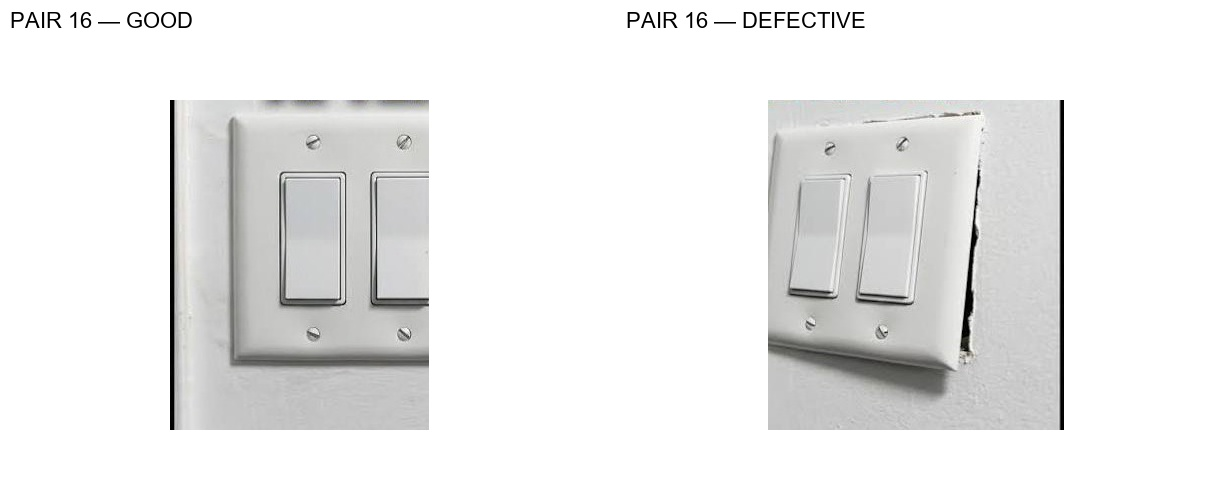
#> input picture data/audit_pairs_1_5.jpg, 1216 x 501 px
$ python -i evaluate_crack_candidates.py   (imports and definitions only)
#> lines starting #> are read from the running program, lines starting #| are printed output that depends on the picture; after the words box and inside, x2 and y2 are one past the last pixel; in counts of white or black regions, pixels touching at a corner belong together
#> further down, picture is the input picture: shape (501, 1216, 3); mean B, G, R 235.1, 235.5, 235.5

from pathlib import Path
import cv2
import numpy as np

from main import read_image

BASE = Path(__file__).resolve().parent.parent
DEFECTIVE = BASE / "data" / "validation" / "defective"
GOOD = BASE / "data" / "validation" / "good"
OUT = BASE / "data" / "crack_candidates"
# [1 line not run here, left out]


def detect_line_candidates(image):
    gray = cv2.cvtColor(image, cv2.COLOR_BGR2GRAY)

    # Improve local contrast before looking for dark line-like features.
    gray = cv2.createCLAHE(
        clipLimit=2.0, tileGridSize=(8, 8)
    ).apply(gray)
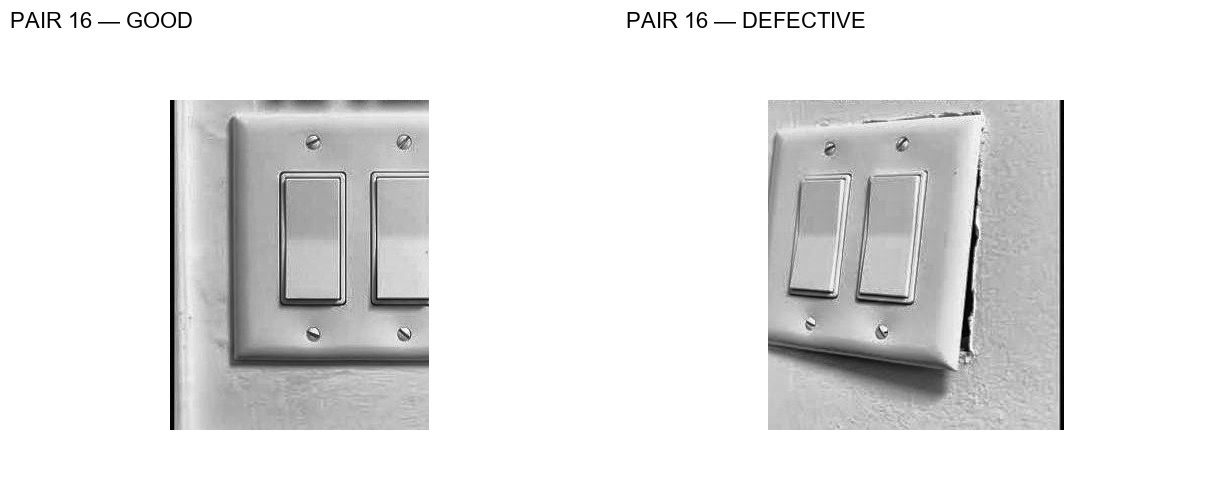
#> gray: shape (501, 1216); min 1, max 255, mean 229.9

    responses = []

    # Detect narrow dark features in horizontal, vertical and diagonal directions.
    for length, width in [(11, 3), (17, 3), (25, 3), (3, 11), (3, 17)]:
        kernel = cv2.getStructuringElement(
            cv2.MORPH_RECT, (length, width)
        )
        response = cv2.morphologyEx(
            gray, cv2.MORPH_BLACKHAT, kernel
        )
        responses.append(response)
#> this loop made 5 passes
#> pass 1, in detect_line_candidates, `response = cv2.morphologyEx( gray, cv2.MORPH_BLACKHAT, kernel )`:
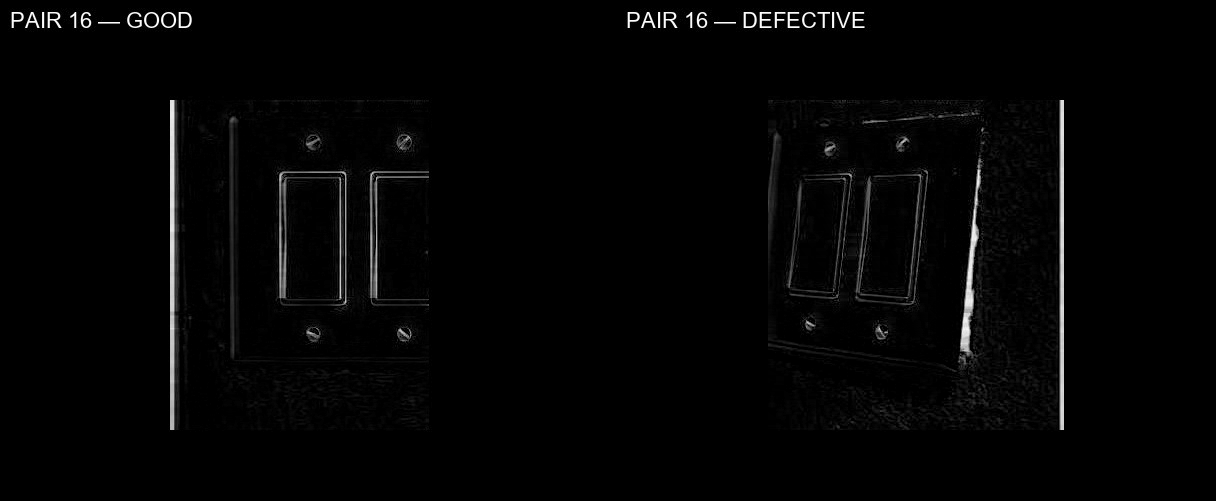
#> response: shape (501, 1216); min 0, max 253, mean 4.2
#> after the loop, responses = 5 items

    combined = np.maximum.reduce(responses)
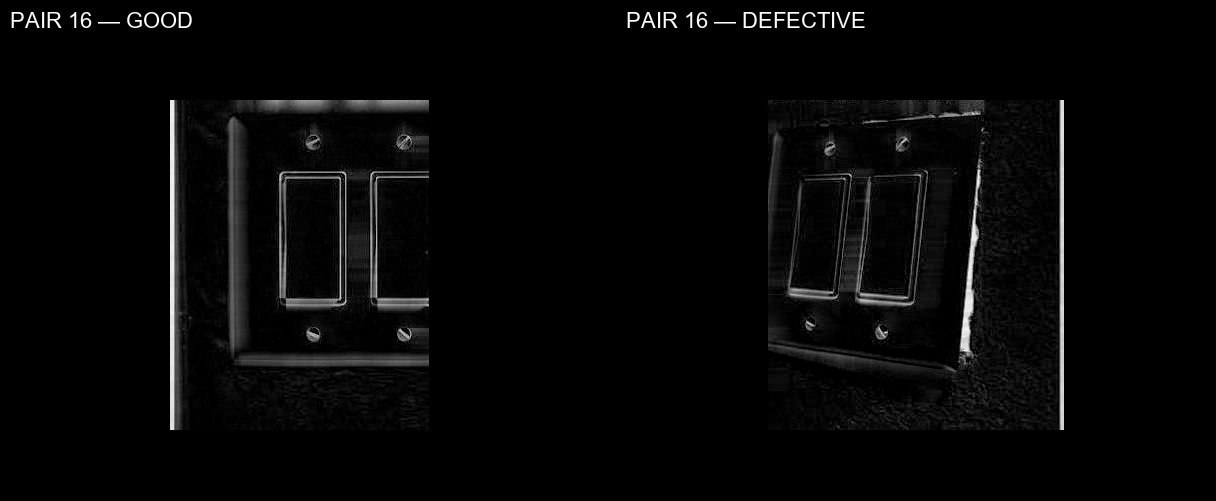
#> combined: shape (501, 1216); min 0, max 253, mean 6.8

    # Keep unusually strong responses; this is a visualization threshold,
    # not a calibrated defect threshold.
    threshold = max(
        18, int(np.percentile(combined, 92))
    )
#> threshold = 18
    mask = (combined >= threshold).astype(np.uint8) * 255
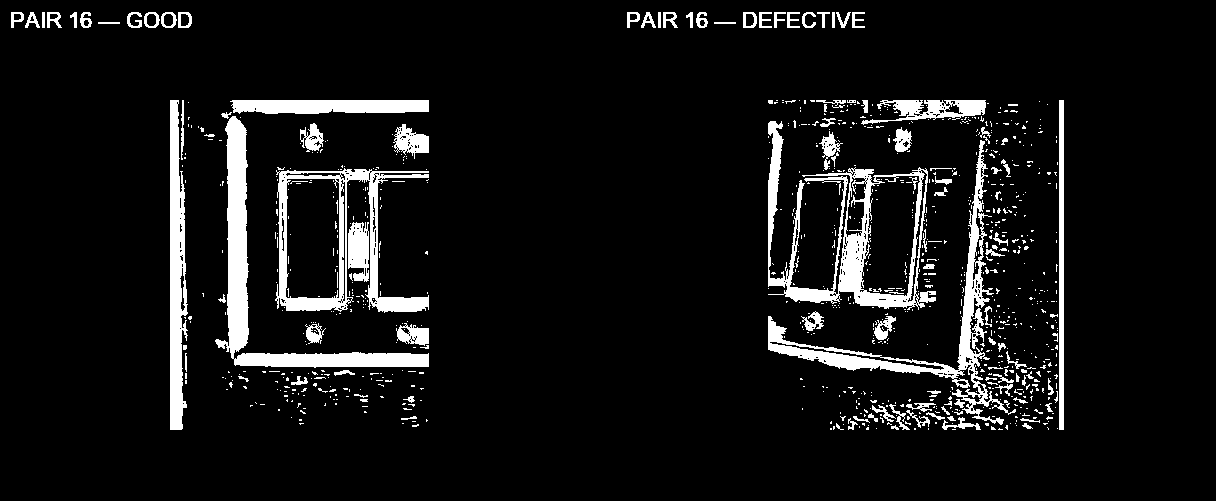
#> mask: shape (501, 1216); 7.9% white; 921 white regions (809 under 20 px), largest, box (x1, y1, x2, y2) and area: (215, 116, 429, 368) 7136, (768, 121, 936, 310) 6973, (768, 140, 1016, 425) 6076

    # Ignore the outer image border, where background edges dominate.
    h, w = mask.shape
#> h = 501; w = 1216
    border_y = max(2, int(h * 0.025))
#> border_y = 12
    border_x = max(2, int(w * 0.025))
#> border_x = 30
    mask[:border_y, :] = 0
    mask[-border_y:, :] = 0
    mask[:, :border_x] = 0
    mask[:, -border_x:] = 0

    # Remove tiny responses, retaining elongated connected regions.
    count, labels, stats, _ = cv2.connectedComponentsWithStats(
        mask, connectivity=8
    )
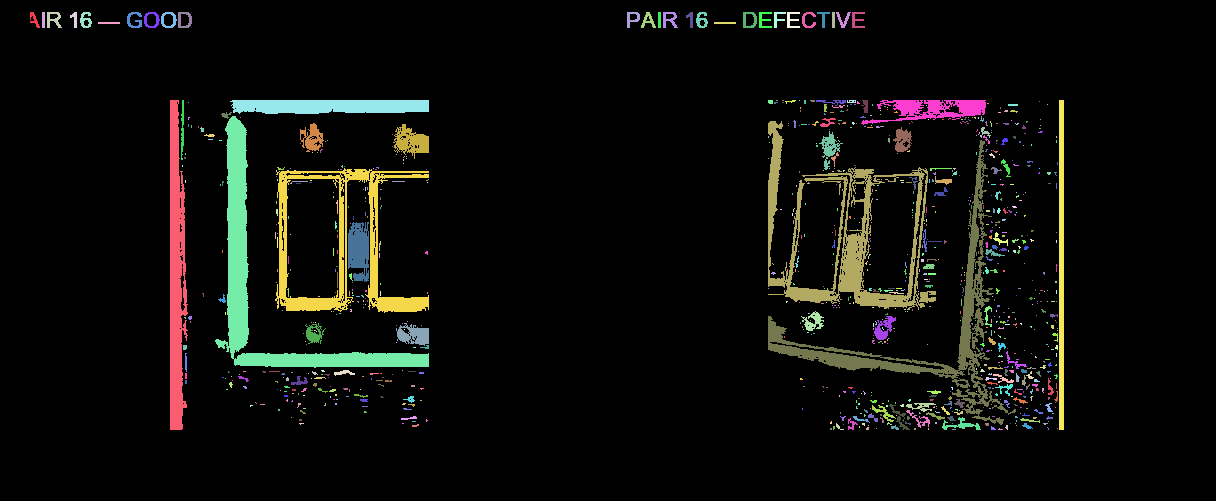
#> labels: shape (501, 1216) int32; 921 distinct labels, from 0 to 920; one colour per label, 0 black
#> count = 921; stats = 921 rows, first 6: [0, 0, 1216, 501, 561129], [30, 12, 10, 16, 70], [42, 12, 3, 16, 48], [47, 12, 15, 16, 128], [70, 12, 7, 16, 61], [80, 12, 12, 16, 112]
    filtered = np.zeros_like(mask)

    for i in range(1, count):
        x, y, bw, bh, area = stats[i]
        major = max(bw, bh)
        minor = max(1, min(bw, bh))

        if major >= 12 and area >= 10 and major / minor >= 2.0:
            filtered[labels == i] = 255
#> this loop made 920 passes
#> (x, y, bw, bh, area, major, minor) on passes 1 to 3: (30, 12, 10, 16, 70, 16, 10), (42, 12, 3, 16, 48, 16, 3), (47, 12, 15, 16, 128, 16, 15)
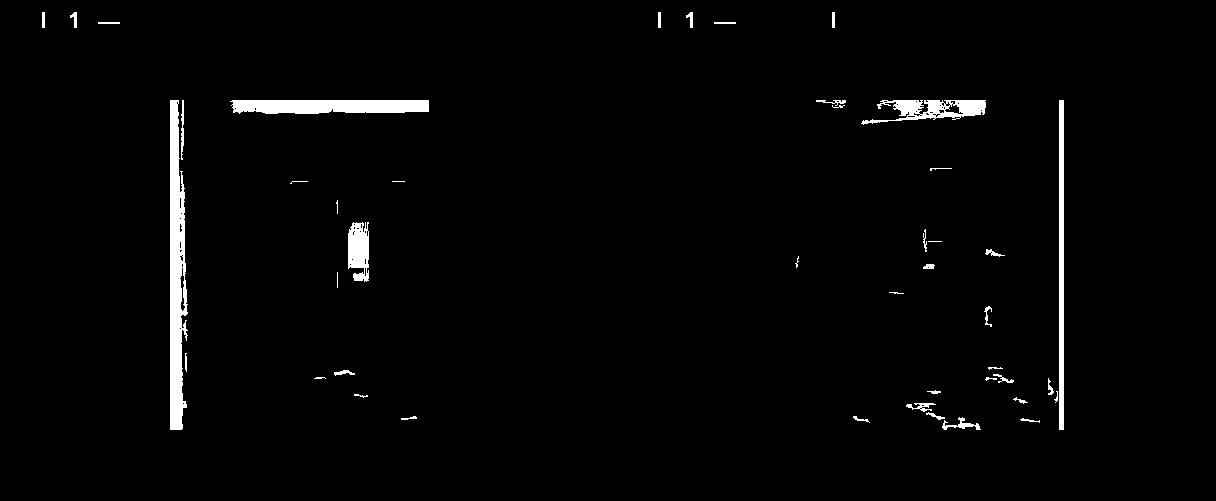
#> filtered: shape (501, 1216); 2.1% white; 44 white regions (9 under 20 px), largest, box (x1, y1, x2, y2) and area: (170, 100, 188, 430) 4144, (230, 100, 429, 114) 2516, (1059, 100, 1064, 430) 1650

    return filtered


# [46 lines left out: functions save_overlay, main, not called in this run]


# [2 lines not run here, left out]

>>> import cv2
>>> picture = cv2.imread('../data/audit_pairs_1_5.jpg')
>>> result = detect_line_candidates(picture)

$ run again, on data/crop_audit.jpg
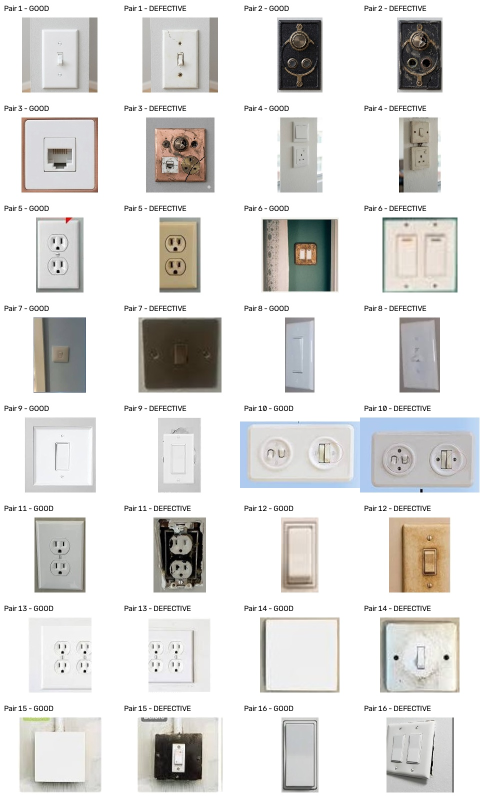
#> input picture data/crop_audit.jpg, 960 x 1600 px (shown at 1/2 size)
#> picture is the input picture: shape (1600, 960, 3); mean B, G, R 220.5, 222.3, 223.3
#> after the loop in detect_line_candidates, `for length, width in [(11, 3), (17, 3), (25, 3), (3, 11), (3, 17)]:`: responses = 5 items
#> threshold = 52
#> in detect_line_candidates, `count, labels, stats, _ = cv2.connectedComponentsWithStats( mask, conn..`:
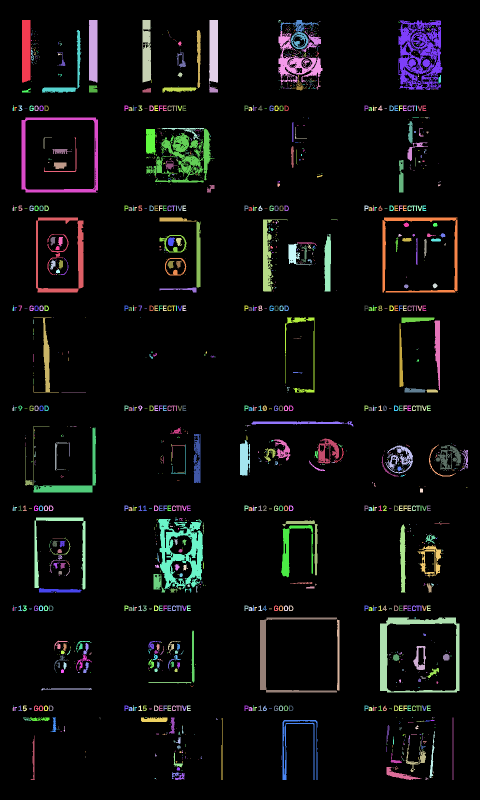
#> labels: shape (1600, 960) int32 (shown at 1/2 size); 1688 distinct labels, from 0 to 1687; one colour per label, 0 black
#> count = 1688; stats = 1688 rows, first 6: [0, 0, 960, 1600, 1416256], [44, 40, 17, 125, 2089], [178, 40, 17, 125, 2084], [285, 40, 17, 125, 1892], [418, 40, 18, 128, 2117], [557, 40, 4, 5, 13]
#> the loop in detect_line_candidates, `for i in range(1, count):` made 1687 passes
#> (x, y, bw, bh, area, major, minor) on passes 1 to 3: (44, 40, 17, 125, 2089, 125, 17), (178, 40, 17, 125, 2084, 125, 17), (285, 40, 17, 125, 1892, 125, 17)
#> after the loop in detect_line_candidates, `for i in range(1, count):`:
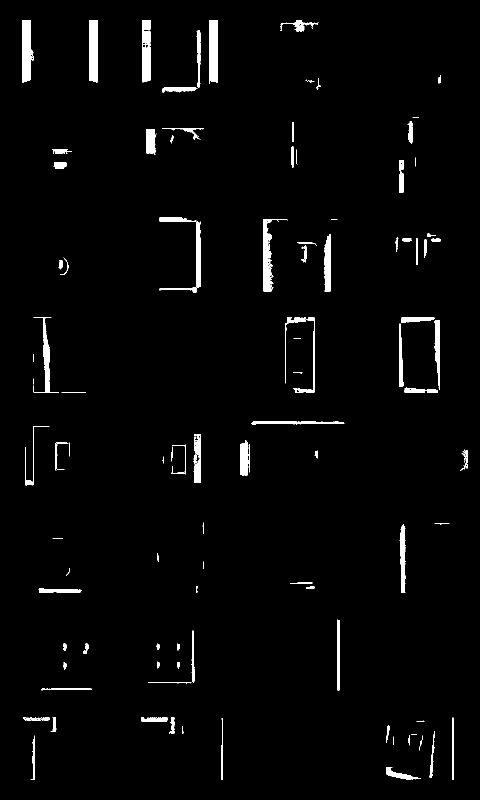
#> filtered: shape (1600, 960) (shown at 1/2 size); 2.3% white; 106 white regions (14 under 20 px), largest, box (x1, y1, x2, y2) and area: (418, 40, 436, 168) 2117, (44, 40, 61, 165) 2089, (178, 40, 195, 165) 2084

$ run again, on data/dataset_audit.jpg
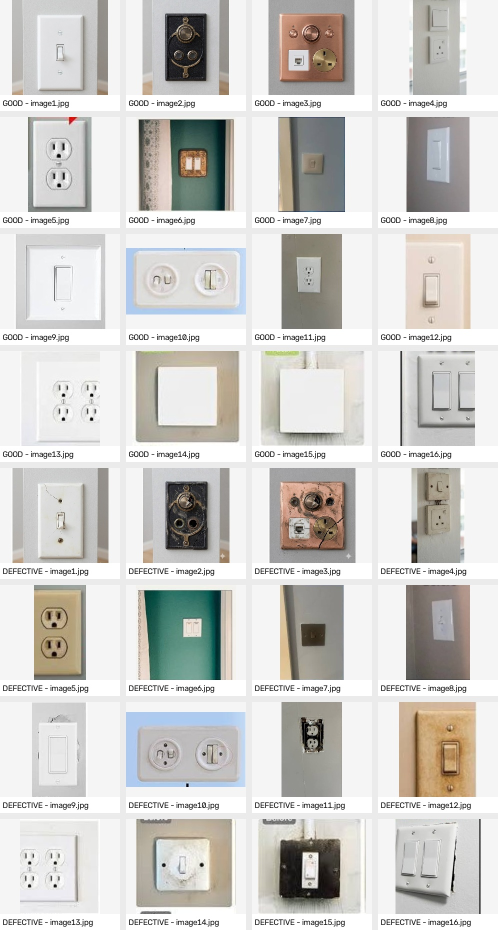
#> input picture data/dataset_audit.jpg, 996 x 1860 px (shown at 1/2 size)
#> picture is the input picture: shape (1860, 996, 3); mean B, G, R 203.5, 206.7, 207.9
#> after the loop in detect_line_candidates, `for length, width in [(11, 3), (17, 3), (25, 3), (3, 11), (3, 17)]:`: responses = 5 items
#> threshold = 52
#> in detect_line_candidates, `count, labels, stats, _ = cv2.connectedComponentsWithStats( mask, conn..`:
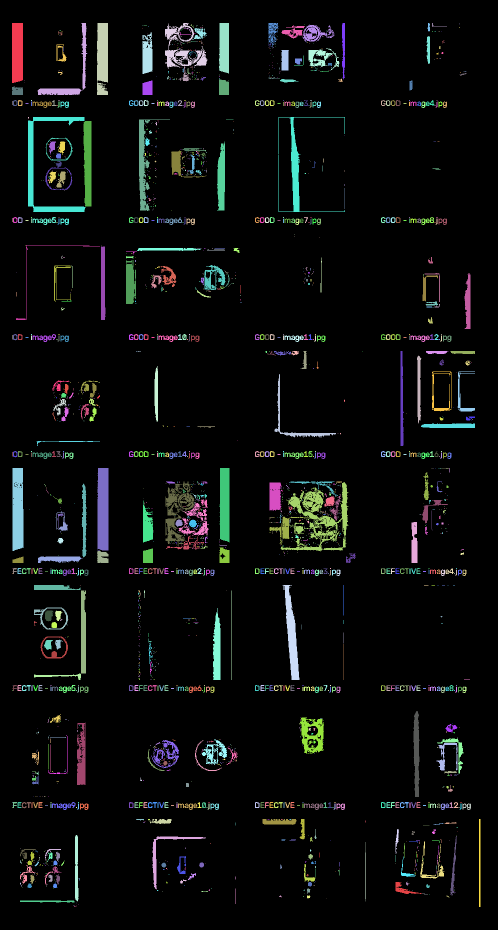
#> labels: shape (1860, 996) int32 (shown at 1/2 size); 2009 distinct labels, from 0 to 2008; one colour per label, 0 black
#> count = 2009; stats = 2009 rows, first 6: [0, 0, 996, 1860, 1712941], [24, 46, 22, 120, 2588], [75, 46, 99, 144, 1899], [194, 46, 22, 144, 2918], [330, 46, 85, 92, 2578], [438, 46, 20, 101, 1885]
#> the loop in detect_line_candidates, `for i in range(1, count):` made 2008 passes
#> (x, y, bw, bh, area, major, minor) on passes 1 to 3: (24, 46, 22, 120, 2588, 120, 22), (75, 46, 99, 144, 1899, 144, 99), (194, 46, 22, 144, 2918, 144, 22)
#> after the loop in detect_line_candidates, `for i in range(1, count):`:
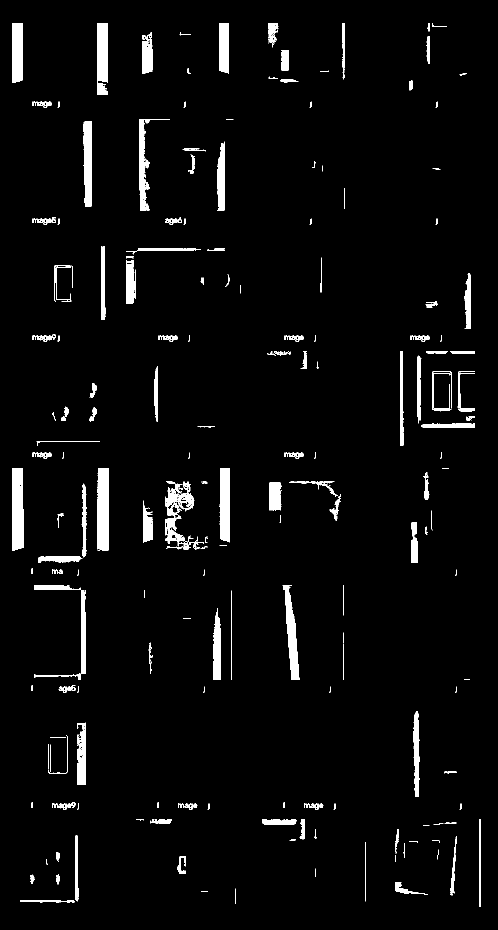
#> filtered: shape (1860, 996) (shown at 1/2 size); 3.7% white; 183 white regions (14 under 20 px), largest, box (x1, y1, x2, y2) and area: (195, 936, 217, 1101) 3581, (25, 936, 47, 1102) 3458, (194, 46, 216, 190) 2918
